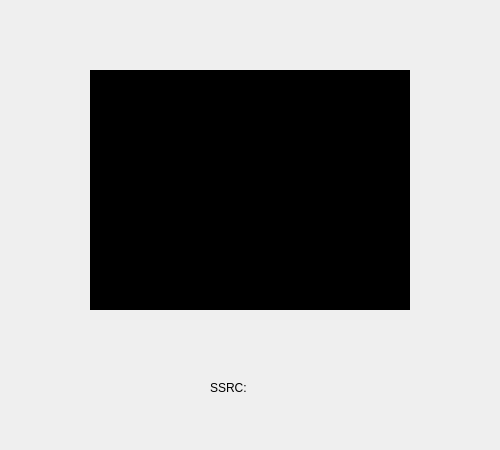
<?xml version="1.0" encoding="UTF-8"?>
<ui version="4.0">
 <class>Show</class>
 <widget class="QDialog" name="Show">
  <property name="geometry">
   <rect>
    <x>0</x>
    <y>0</y>
    <width>500</width>
    <height>450</height>
   </rect>
  </property>
  <property name="windowTitle">
   <string>Dialog</string>
  </property>
  <widget class="QLabel" name="L_RemoteWindow">
   <property name="geometry">
    <rect>
     <x>90</x>
     <y>70</y>
     <width>320</width>
     <height>240</height>
    </rect>
   </property>
   <property name="styleSheet">
    <string notr="true">background-color: rgb(0, 0, 0);</string>
   </property>
  </widget>
  <widget class="QLabel" name="L_ThirdWindow">
   <property name="geometry">
    <rect>
     <x>500</x>
     <y>70</y>
     <width>320</width>
     <height>240</height>
    </rect>
   </property>
   <property name="text">
    <string>ThirdWindow</string>
   </property>
  </widget>
  <widget class="QLabel" name="L_SSRC">
   <property name="geometry">
    <rect>
     <x>210</x>
     <y>380</y>
     <width>72</width>
     <height>15</height>
    </rect>
   </property>
   <property name="text">
    <string>SSRC:</string>
   </property>
  </widget>
 </widget>
 <resources/>
 <connections/>
</ui>
